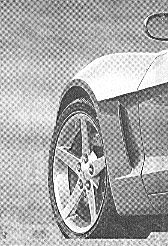
#> input picture immagini/Immagini/car.tif, 168 x 246 px, found by its file name
$ python esercizio_5.py
#> lines starting #> are read from the running program, lines starting #| are printed output that depends on the picture
import numpy as np
import matplotlib.pyplot as plt
import skimage.io as io
import scipy.ndimage as ndi


if __name__ == '__main__':
    path = 'C:\\Users\\rocco\\Documents\\università\\ESM\\laboratorio\\Immagini\\'
    im = path + 'car.tif'

    x = np.float32(io.imread(im))
#> x: shape (246, 168) float32; min 0, max 255, mean 169.7
    X = np.fft.fft2(x)

    # progetto filtro
    M,N = x.shape
#> M = 246; N = 168
    m = np.fft.fftshift(np.fft.fftfreq(M))
#> m = 246 values from -0.5 to 0.496
    n = np.fft.fftshift(np.fft.fftfreq(N))
#> n = 168 values from -0.5 to 0.494
    l,k = np.meshgrid(n,m)
    mu = 0.18
    nu = 0.16
    B1 = 0.05
    W1 = 0.002
    D1 = (((k-mu)**2 + (l-nu)**2)**0.5) > B1
    D2 = (((k-mu)**2 + (l+nu)**2)**0.5) > B1
    D3 = (((k+mu)**2 + (l+nu)**2)**0.5) > B1
    D4 = (((k+mu)**2 + (l-nu)**2)**0.5) > B1
    R1 = (np.abs(k-mu) >= W1) & (np.abs(l-nu)>= W1)
    R2 = (np.abs(k+mu) >= W1) & (np.abs(l-nu)>= W1)
    R3 = (np.abs(k-mu) >= W1) & (np.abs(l+nu)>= W1)
    R4 = (np.abs(k+mu) >= W1) & (np.abs(l+nu)>= W1)
    H1 = (D1 & D2 & D3 & D4) & (R1 & R2 & R3 & R4)

    B2 = 0.02
    W2 = 0.001
    mu = 0.33
    nu = 0.16
    D5 = (((k-mu)**2 + (l-nu)**2)**0.5) > B2
    D6 = (((k-mu)**2 + (l+nu)**2)**0.5) > B2
    D7 = (((k+mu)**2 + (l+nu)**2)**0.5) > B2
    D8 = (((k+mu)**2 + (l-nu)**2)**0.5) > B2
    R5 = (np.abs(k-mu) >= W2) & (np.abs(l-nu)>= W2)
    R6 = (np.abs(k+mu) >= W2) & (np.abs(l-nu)>= W2)
    R7 = (np.abs(k-mu) >= W2) & (np.abs(l+nu)>= W2)
    R8 = (np.abs(k+mu) >= W2) & (np.abs(l+nu)>= W2)
    H2 = (D5 & D6 & D7 & D8) & (R5 & R6 & R7 & R8)

    H = H1 & H2

    Y = np.fft.fftshift(X)*H
    y = np.real(np.fft.ifft2(np.fft.fftshift(Y)))
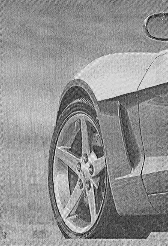
#> y: shape (246, 168) float64; min -15.57, max 308.4, mean 169.7; drawn with min black and max white

    plt.close('all')
    plt.figure(1)
    plt.imshow(x, cmap='gray', clim=[0,255])
    plt.title('input')
    plt.colorbar()
    plt.figure(2)
    plt.imshow(np.log(1+np.abs(np.fft.fftshift(X))), clim=None, cmap='gray', extent=(-0.5, 0.5, 0.5, -0.5))
    plt.title('FFT input')
    plt.figure(3)
    plt.imshow(H, clim=None, cmap='gray', extent=(-0.5, 0.5, 0.5, -0.5))
    plt.title('FDT')
    plt.figure(4)
    plt.imshow(y, clim=None, cmap='gray')
    plt.title('output')
    plt.colorbar()
    plt.show()
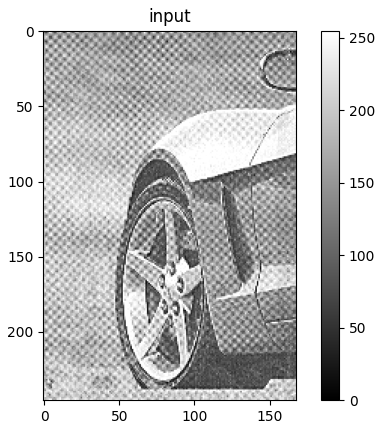
#> figure drawn by matplotlib, 2 panels
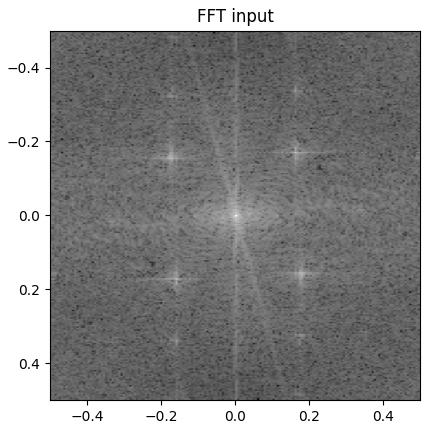
#> figure drawn by matplotlib, 1 panel
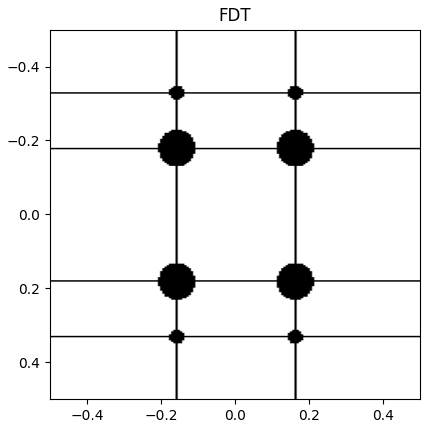
#> figure drawn by matplotlib, 1 panel
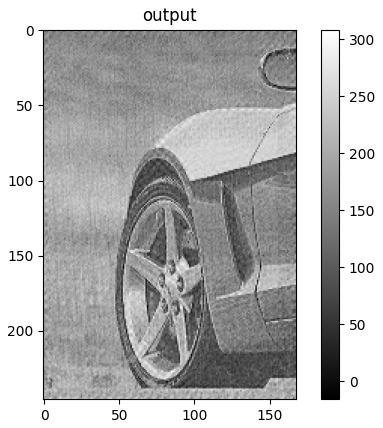
#> figure drawn by matplotlib, 2 panels

$ run again, with immagini/Immagini/Washington_infrared.tif copied over immagini/Immagini/car.tif
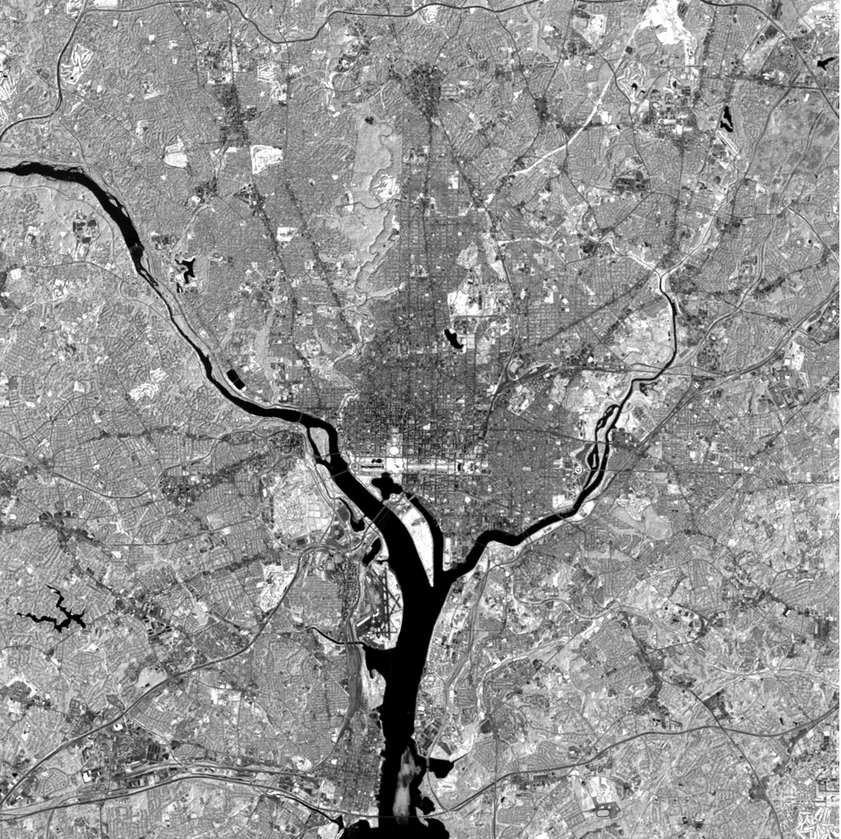
#> input picture immagini/Immagini/Washington_infrared.tif, 841 x 839 px, shrunk from 1026 x 1024 before the run, found by its file name
#> `y = np.real(np.fft.ifft2(np.fft.fftshift(Y)))`:
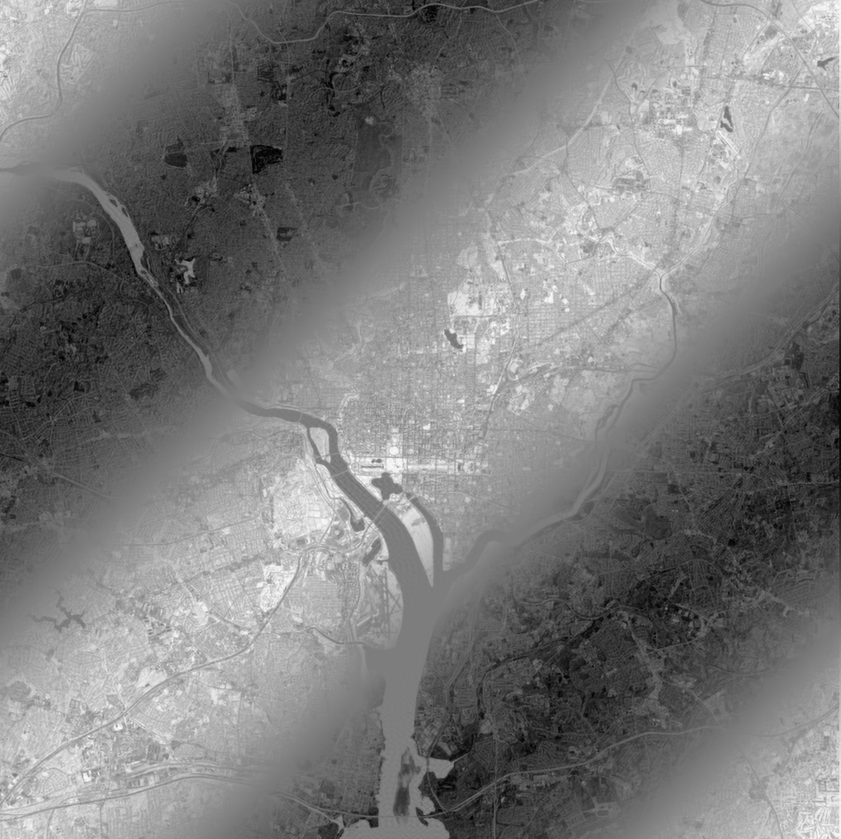
#> y: shape (839, 841) float64; min -266.6, max 275.9, mean -2.5; drawn with min black and max white
#> `plt.show()`:
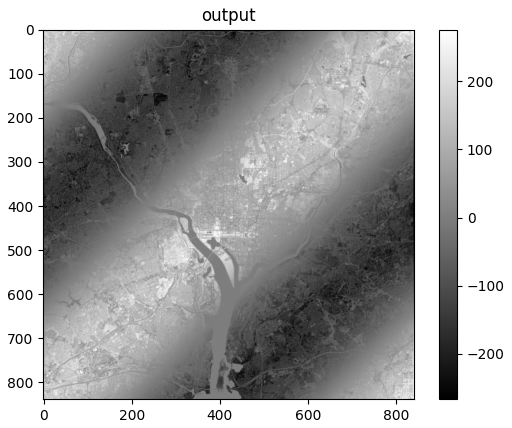
#> figure drawn by matplotlib, 2 panels
